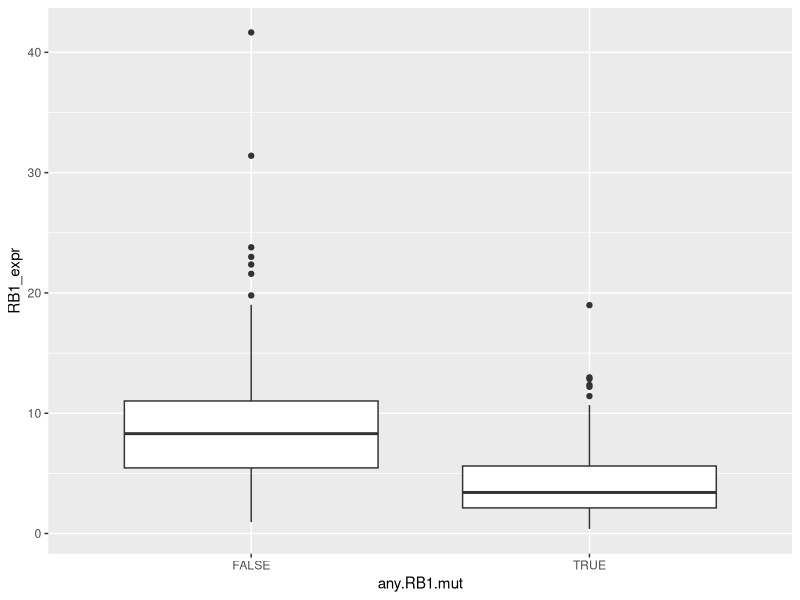
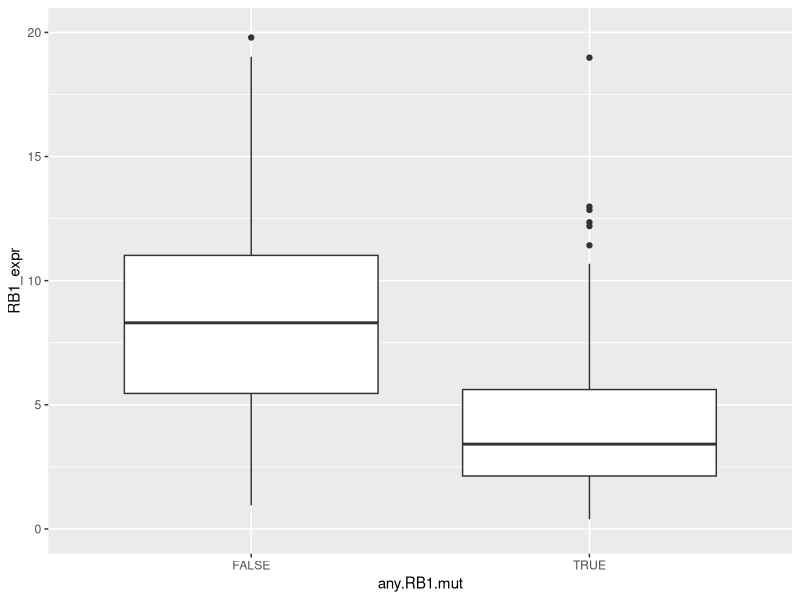

Reproduce these figures in R, in order.
## ---- chunk 1
# install.packages("tidyverse")
library(tidyverse) ## if this isn't working, be sure to run the above (uncomment first)
## ---- chunk 2
clinical <- read_csv("data/clinical.csv")
RB1_clinical <- clinical %>%
  select(tissue_or_organ_of_origin:total.number.Indels, contains("RB1")) %>%
  filter(sample_type == "Primary Tumor") %>%
  mutate(across(c(focal.deletion.in.RB1,mutation.in.RB1), #find cols that contain "RB1"
                ~replace_na(., "NaN"))) %>%  #replace the NAs with strings
  mutate(any.RB1.mut = focal.deletion.in.RB1 == "Del" |
           focal.deletion.in.RB1 == "Loss" |
           mutation.in.RB1 == "yes"
  ) %>%
  mutate(RB1_expr = as.numeric(RB1_expr)) #make sure expression is numeric just in case
## ---- chunk 3
#RB1_clinical
#names(RB1_clinical)
ggplot(data = RB1_clinical, aes(x=any.RB1.mut, y=RB1_expr)) +
  geom_boxplot()
## ---- chunk 4
ggplot(data = RB1_clinical, aes(x=any.RB1.mut, y=RB1_expr)) +
  geom_boxplot()+
  coord_cartesian(ylim=c(0,20))
